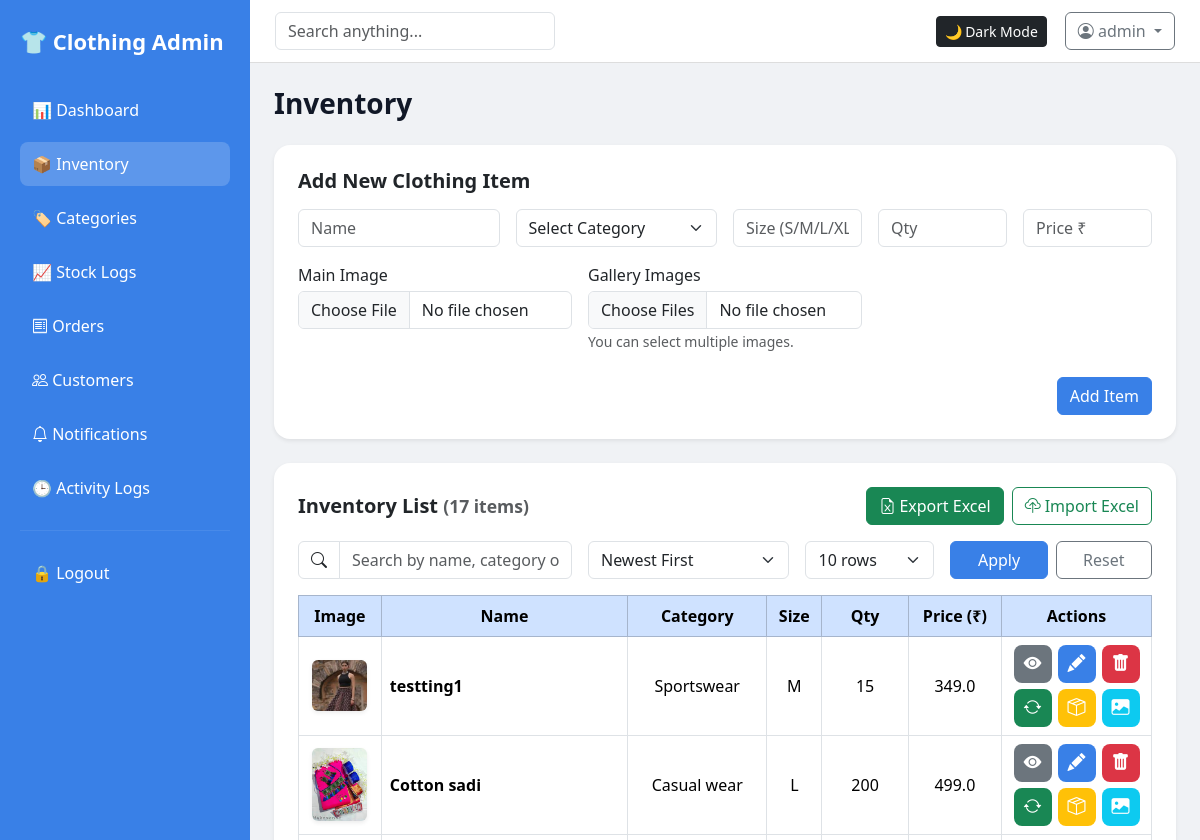
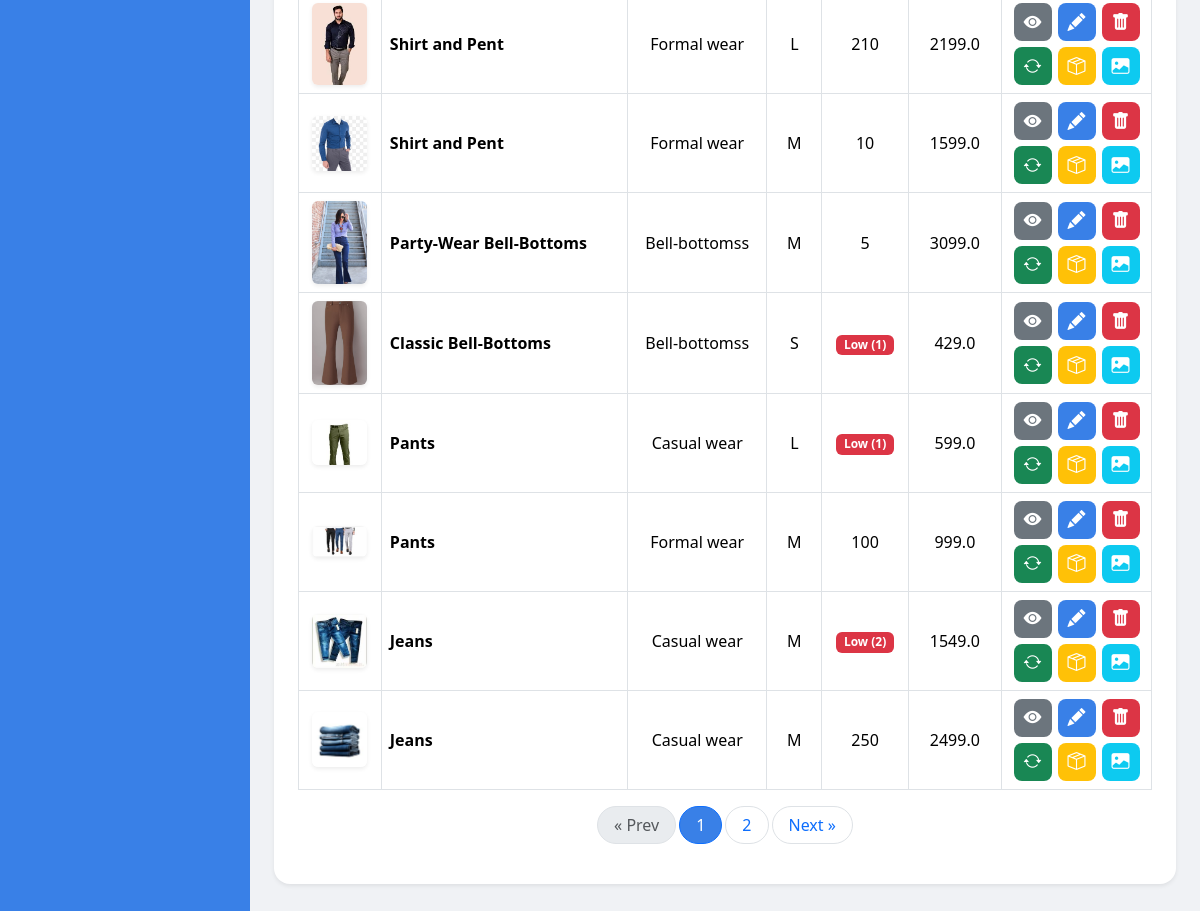
Page /inventory (signed in) on the committed database (2 pictures, top to bottom).
### tables this page shows
CREATE TABLE clothing (
            id INTEGER PRIMARY KEY AUTOINCREMENT,
            name TEXT,
            category TEXT,
            size TEXT,
            quantity INTEGER,
            price REAL,
            created_at TEXT
        , image TEXT, barcode TEXT, qrcode TEXT);

### app.py (the view)
@app.route("/inventory")
@require_login
def inventory():
    db = get_db()
    q = request.args.get("q", "").strip()
    sort = request.args.get("sort", "created_desc")
    try:
        per_page = int(request.args.get("per_page", 10))
    except ValueError:
        per_page = 10
    try:
        page = int(request.args.get("page", 1))
    except ValueError:
        page = 1
    if page < 1:
        page = 1
    where_clause = ""
    params = []
    if q:
        where_clause = "WHERE name LIKE ? OR category LIKE ? OR size LIKE ?"
        like = f"%{q}%"
        params.extend([like, like, like])
    sort_map = {
        "name_asc": "name ASC",
        "name_desc": "name DESC",
        "qty_asc": "quantity ASC",
        "qty_desc": "quantity DESC",
        "price_asc": "price ASC",
        "price_desc": "price DESC",
        "created_desc": "created_at DESC",
        "created_asc": "created_at ASC",
    }
    order_by = sort_map.get(sort, "name ASC")
    count_row = db.execute(
        f"SELECT COUNT(*) AS c FROM clothing {where_clause}",
        params
    ).fetchone()
    total_items = count_row["c"] if count_row else 0
    total_pages = ceil(total_items / per_page) if total_items else 1
    if page > total_pages:
        page = total_pages
    offset = (page - 1) * per_page
    items = db.execute(
        f"""
        SELECT * FROM clothing
        {where_clause}
        ORDER BY {order_by}
        LIMIT ? OFFSET ?
        """,
        params + [per_page, offset]
    ).fetchall()
    pages = list(range(1, total_pages + 1))
    gallery_map = {}
    for it in items:
        imgs = db.execute(
            "SELECT image FROM clothing_images WHERE clothing_id=? ORDER BY id ASC",
            (it["id"],)
        ).fetchall()
        gallery_map[it["id"]] = imgs
    cats = db.execute("SELECT * FROM categories ORDER BY name ASC").fetchall()
    return render_template(
        "inventory.html",
        items=items,
        categories=cats,
        q=q,
        sort=sort,
        per_page=per_page,
        page=page,
        pages=pages,
        total_items=total_items,
        gallery_map=gallery_map,
        title="Inventory"
    )

### app.py (called while the page is built)
def get_db():
    conn = sqlite3.connect(os.path.join(BASE_DIR, "inventory.db"))
    conn.row_factory = sqlite3.Row
    return conn

def require_login(f):
    @wraps(f)
    def wrapper(*args, **kwargs):
        if not session.get("admin"):
            return redirect(url_for("login"))
        return f(*args, **kwargs)
    return wrapper

### templates/inventory.html (shortened to what this page needs)
{% extends "base.html" %}
{% block content %}
<h3 class="fw-bold mb-4">Inventory</h3>
<div class="card shadow-sm p-4 mb-4">
    <h5 class="fw-semibold mb-3">Add New Clothing Item</h5>
    <form method="POST"
          action="{{ url_for('add_item') }}"
          enctype="multipart/form-data"
          class="row g-3">
        <div class="col-md-3">
            <input name="name" class="form-control" placeholder="Name" required>
        </div>
        <div class="col-md-3">
            <select name="category" class="form-select" required>
                <option value="">Select Category</option>
            </select>
        </div>
        <div class="col-md-2">
            <input name="size" class="form-control" placeholder="Size (S/M/L/XL)" required>
        </div>
        <div class="col-md-2">
            <input name="quantity" type="number" class="form-control" placeholder="Qty" required>
        </div>
        <div class="col-md-2">
            <input name="price" type="number" step="0.01" class="form-control" placeholder="Price ₹" required>
        </div>
        <div class="col-md-4">
            <label class="form-label mb-1">Main Image</label>
            <input type="file" name="image" class="form-control" accept="image/*">
        </div>
        <div class="col-md-4">
            <label class="form-label mb-1">Gallery Images</label>
            <input type="file" name="gallery" class="form-control" accept="image/*" multiple>
            <small class="text-muted">You can select multiple images.</small>
        </div>
        <div class="col-12 text-end">
            <button class="btn btn-primary mt-2">Add Item</button>
        </div>
    </form>
</div>
<div class="card shadow-sm p-4 mb-4">
    <div class="d-flex flex-wrap justify-content-between align-items-center mb-3 gap-2">
        <h5 class="fw-semibold mb-0">
            Inventory List
            <span class="text-muted small">({{ total_items }} items)</span>
        </h5>
        <div class="d-flex gap-2">
            <a href="{{ url_for('export_inventory') }}"
               class="btn btn-success d-flex align-items-center gap-1">
                <i class="bi bi-file-earmark-excel"></i>
                <span>Export Excel</span>
            </a>
            <button class="btn btn-outline-success d-flex align-items-center gap-1"
                    data-bs-toggle="modal"
                    data-bs-target="#importModal">
                <i class="bi bi-cloud-upload"></i>
                <span>Import Excel</span>
            </button>
        </div>
    </div>
    <form method="get" class="row gy-3 gx-3 mb-3">
        <div class="col-md-4">
            <div class="input-group">
                <span class="input-group-text bg-white"><i class="bi bi-search"></i></span>
                <input type="text"
                       name="q"
                       value="{{ q or '' }}"
                       class="form-control"
                       placeholder="Search by name, category or size...">
            </div>
        </div>
        <div class="col-md-3">
            <select name="sort" class="form-select">
                <option value="created_desc"{% if sort=='created_desc'%}selected{% endif %}>Newest First</option>
            </select>
        </div>
        <div class="col-md-2">
            <select name="per_page" class="form-select">
                <option value="10" {% if per_page==10 %}selected{% endif %}>10 rows</option>
            </select>
        </div>
        <div class="col-md-3 d-flex gap-2">
            <button class="btn btn-primary flex-grow-1">Apply</button>
            <a href="{{ url_for('inventory') }}"
               class="btn btn-outline-secondary flex-grow-1">Reset</a>
        </div>
    </form>
    <div class="table-responsive">
        <table class="table table-hover table-bordered text-center align-middle mb-0">
            <thead class="table-primary">
                <tr>
                    <th>Image</th>
                    <th>Name</th>
                    <th>Category</th>
                    <th>Size</th>
                    <th>Qty</th>
                    <th>Price (₹)</th>
                    <th style="width: 150px;">Actions</th>
                </tr>
            </thead>
            <tbody>
            {% for item in items %}
                <tr>
                    <td>
                        {% if item.image %}
                            <img src="{{ url_for('uploaded_file', filename=item.image) }}"
                                 width="55" class="rounded shadow-sm">
                        {% else %}
                            <span class="text-muted">No Image</span>
                        {% endif %}
                    </td>
                    <td class="text-start fw-semibold">{{ item.name }}</td>
                    <td>{{ item.category }}</td>
                    <td>{{ item.size }}</td>
                    <td>
                        {% if item.quantity < 5 %}
                            <span class="badge bg-danger">Low ({{ item.quantity }})</span>
                        {% else %}
                            {{ item.quantity }}
                        {% endif %}
                    </td>
                    <td>{{ item.price }}</td>
                    <td>
                        <div class="action-grid">
                            <div class="action-row">
                                <button class="action-btn btn-view"
                                        data-bs-toggle="modal"
                                        data-bs-target="#viewModal{{ item.id }}"
                                        title="View">
                                    <i class="bi bi-eye-fill"></i>
                                </button>
                                <button class="action-btn btn-edit"
                                        data-bs-toggle="modal"
                                        data-bs-target="#editModal{{ item.id }}"
                                        title="Edit">
                                    <i class="bi bi-pencil-fill"></i>
                                </button>
                                <button class="action-btn btn-delete"
                                        data-bs-toggle="modal"
                                        data-bs-target="#deleteModal{{ item.id }}"
                                        title="Delete">
                                    <i class="bi bi-trash-fill"></i>
                                </button>
                            </div>
                            <div class="action-row">
                                <a href="/codes/regenerate/{{ item.id }}"
                                class="action-btn btn-generate"
                                title="Generate Codes">
                                <i class="bi bi-arrow-repeat"></i>
                                </a>
                                <a href="{{ url_for('stock_adjust', item_id=item.id) }}"
                                class="action-btn btn-stock"
                                title="Stock">
                                <i class="bi bi-box-seam"></i>
                                </a>
                                <a href="{{ url_for('item_gallery', item_id=item.id) }}"
                                class="action-btn btn-gallery"
                                title="Gallery">
                                <i class="bi bi-image-fill"></i>
                                </a>
                            </div>
                        </div>
                    </td>
                </tr>
            {% endfor %}
            </tbody>
        </table>
    </div>
    {% if pages %}
    <nav class="mt-3">
        <ul class="pagination justify-content-center gap-1">
            <li class="page-item {% if page <= 1 %}disabled{% endif %}">
                <a class="page-link rounded-pill px-3"
                   href="{{ url_for('inventory', page=page-1, q=q, sort=sort, per_page=per_page) }}">
                    « Prev
                </a>
            </li>
            {% for p in pages %}
            <li class="page-item {% if p == page %}active{% endif %}">
                <a class="page-link rounded-pill px-3"
                   href="{{ url_for('inventory', page=p, q=q, sort=sort, per_page=per_page) }}">
                    {{ p }}
                </a>
            </li>
            {% endfor %}
            <li class="page-item {% if page >= pages|length %}disabled{% endif %}">
                <a class="page-link rounded-pill px-3"
                   href="{{ url_for('inventory', page=page+1, q=q, sort=sort, per_page=per_page) }}">
                    Next »
                </a>
            </li>
        </ul>
    </nav>
    {% endif %}
</div>
{% endblock %}

### templates/base.html (style rules this page uses)
:root { --bg-main: #f0f2f5; --card-bg: #ffffff; --text-main: #111827; --sidebar-bg: #0d6efd; }
body { background: var(--bg-main); color: var(--text-main); margin: 0; }
.card { background: var(--card-bg); border: none; border-radius: 16px; }
.action-grid { display: flex; flex-direction: column; gap: 6px; }
.action-row { display: flex; justify-content: center; gap: 6px; }
.action-btn { width: 38px; height: 38px; display: flex; align-items: center; justify-content: center; border-radius: 8px; border: none; font-size: 18px; transition: 0.15s ease-in-out; color: #fff; }
.btn-view { background: #6c757d; }
.btn-edit { background: #3980e7; }
.btn-delete { background: #dc3545; }
.btn-generate { background: #198754; }
.btn-stock { background: #ffc107; color: #fff !important; }
.btn-gallery { background: #0dcaf0; }
.btn-primary { background-color: #3980e7; border-color: #3980e7; color: #fff; }
.active>.page-link, .page-link.active { background-color: #3980e7; }

### rows in the picture
clothing: image (picture), name "testting1", category "Sportswear", size "M", quantity "15", price "349.0"
clothing: image (picture), name "Cotton sadi", category "Casual wear", size "L", quantity "200", price "499.0"
clothing: image (picture), name "Shirt and Pent", category "Formal wear", size "L", quantity "210", price "2199.0"
clothing: image (picture), name "Shirt and Pent", category "Formal wear", size "M", quantity "10", price "1599.0"
clothing: image (picture), name "Party-Wear Bell-Bottoms", category "Bell-bottomss", size "M", quantity "5", price "3099.0"
clothing: image (picture), name "Classic Bell-Bottoms", category "Bell-bottomss", size "S", quantity "1", price "429.0"
clothing: image (picture), name "Pants", category "Casual wear", size "L", quantity "1", price "599.0"
clothing: image (picture), name "Pants", category "Formal wear", size "M", quantity "100", price "999.0"
clothing: image (picture), name "Jeans", category "Casual wear", size "M", quantity "2", price "1549.0"
clothing: image (picture), name "Jeans", category "Casual wear", size "M", quantity "250", price "2499.0"

### other values in the picture
{{ session['admin'] }} "admin"
{{ total_items }} "17"
{{ p }} "1" "2"
